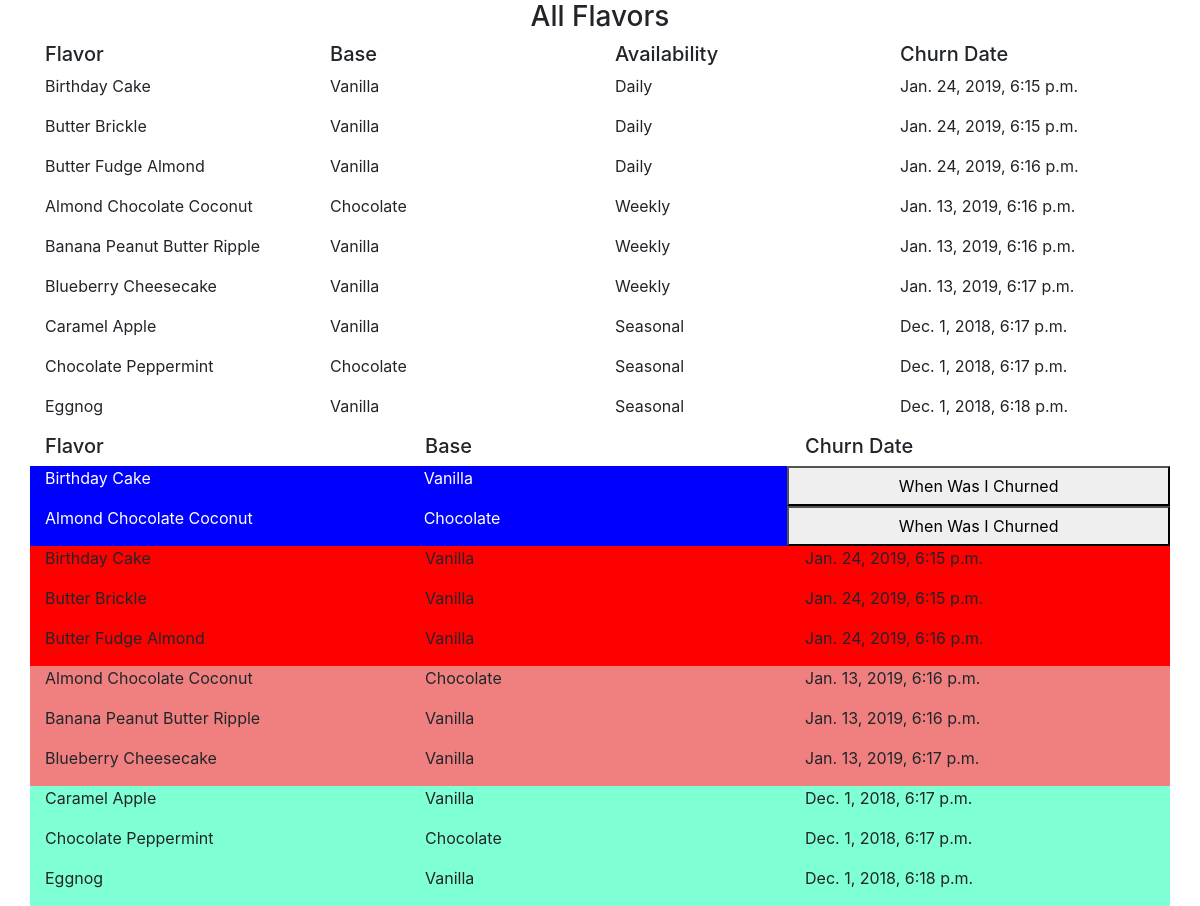
The page / on the database its author committed.
### ice_cream/models.py (models this page shows, shortened)
class IceCream(models.Model):
    CHOCOLATE = 'Chocolate'
    VANILLA = 'Vanilla'
    BASE_CHOICES = (
        (CHOCOLATE, 'Chocolate'),
        (VANILLA, 'Vanilla'),
    )
    DAILY = 'Daily'
    WEEKLY = 'Weekly'
    SEASONAL = 'Seasonal'
    DAY_CHOICES = (
        (DAILY, 'Daily'),
        (WEEKLY, 'Weekly'),
        (SEASONAL, 'Seasonal'),
    )
    flavor = models.CharField(max_length=255)
    base = models.CharField(max_length=255, choices=BASE_CHOICES, default=CHOCOLATE,)
    available = models.CharField(max_length=20, choices=DAY_CHOICES, default=DAILY,)
    featured = models.BooleanField(default=True)
    date_churned = models.DateTimeField(default=timezone.now)

### ice_cream/views.py (the view)
# urls.py: 2. Add a URL to urlpatterns:  path('', Home.as_view(), name='home')
class Home(TemplateView):
    template_name = 'home.html'
    def get_context_data(self, **kwargs):
        ice_cream_types = IceCream.objects.all()
        ice_cream_features = IceCream.objects.filter(featured=True)
        daily_ice_cream = IceCream.objects.filter(available='Daily')
        weekly_ice_cream = IceCream.objects.filter(available='Weekly')
        seasonal_ice_cream = IceCream.objects.filter(available='Seasonal')
        context = {
            'ice_cream_types': ice_cream_types,
            'ice_cream_features': ice_cream_features,
            'daily': daily_ice_cream,
            'weekly': weekly_ice_cream,
            'seasonal': seasonal_ice_cream,
        }
        return context

### ice_cream/templates/home.html
{% extends 'base.html' %}
{% block content %}
    <div class="container">
            <h3 class="text-center">All Flavors</h3>
            <div class="row">
                <h5 class="col">Flavor</h5>
                <h5 class="col">Base</h5>
                <h5 class="col">Availability</h5>
                <h5 class="col">Churn Date</h5>
            </div>
        {% for ice_cream in ice_cream_types %}
            <div class="row">
                <p class="col"> {{ ice_cream.flavor }}</p>
                <p class="col"> {{ ice_cream.base }}</p>
                <p class="col"> {{ ice_cream.available }}</p>
                <p class="col"> {{ ice_cream.date_churned }}</p>
            </div>
        {% endfor %}
            <div class="row">
                <h5 class="col">Flavor</h5>
                <h5 class="col">Base</h5>
                <h5 class="col">Churn Date</h5>
            </div>
        {% for ice_cream in ice_cream_features %}
            <div class="featured row">
                <p class="col"> {{ ice_cream.flavor }}</p>
                <p class="col">{{ ice_cream.base }}</p>
                <button data-text-swap="Yesterday" class="col recently">When Was I Churned</button>
            </div>
        {% endfor %}
        {% for daily in daily %}
            <div class="daily row">
                <p class="col"> {{ daily.flavor }}</p>
                <p class="col">{{ daily.base }}</p>
                <p class="col">{{ daily.date_churned }}</p>
            </div>
        {% endfor %}
        {% for Weekly in weekly %}
            <div class="weekly row">
                <p class="col"> {{ Weekly.flavor }}</p>
                <p class="col">{{ Weekly.base }}</p>
                <p class="col">{{ Weekly.date_churned }}</p>
            </div>
        {% endfor %}
        {% for seasonal in seasonal %}
            <div class="seasonal row">
                <p class="col"> {{ seasonal.flavor }}</p>
                <p class="col">{{ seasonal.base }}</p>
                <p class="col">{{ seasonal.date_churned }}</p>
            </div>
        {% endfor %}
    </div>
{% endblock %}

### ice_cream/templates/base.html (shortened to what this page needs)
<!doctype html>
<html lang="en">
<head>
    <link rel="stylesheet" href="https://stackpath.bootstrapcdn.com/bootstrap/4.2.1/css/bootstrap.min.css">
    <link rel="stylesheet" type="text/css" href="../static/styles.css">
</head>
<body>
{% block content %} {% endblock %}
</body>
</html>

### ice_cream/static/styles.css (style rules this page uses)
.featured { background-color: blue; color: white; }
.daily { background-color: red; }
.weekly { background-color: lightcoral; }
.seasonal { background-color: aquamarine; }

### rows shown on the page
IceCream: flavor "Birthday Cake", base "Vanilla", available "Daily", date_churned "Jan. 24, 2019, 6:15 p.m."
IceCream: flavor "Butter Brickle", base "Vanilla", available "Daily", date_churned "Jan. 24, 2019, 6:15 p.m."
IceCream: flavor "Butter Fudge Almond", base "Vanilla", available "Daily", date_churned "Jan. 24, 2019, 6:16 p.m."
IceCream: flavor "Almond Chocolate Coconut", base "Chocolate", available "Weekly", date_churned "Jan. 13, 2019, 6:16 p.m."
IceCream: flavor "Banana Peanut Butter Ripple", base "Vanilla", available "Weekly", date_churned "Jan. 13, 2019, 6:16 p.m."
IceCream: flavor "Blueberry Cheesecake", base "Vanilla", available "Weekly", date_churned "Jan. 13, 2019, 6:17 p.m."
IceCream: flavor "Caramel Apple", base "Vanilla", available "Seasonal", date_churned "Dec. 1, 2018, 6:17 p.m."
IceCream: flavor "Chocolate Peppermint", base "Chocolate", available "Seasonal", date_churned "Dec. 1, 2018, 6:17 p.m."
IceCream: flavor "Eggnog", base "Vanilla", available "Seasonal", date_churned "Dec. 1, 2018, 6:18 p.m."
